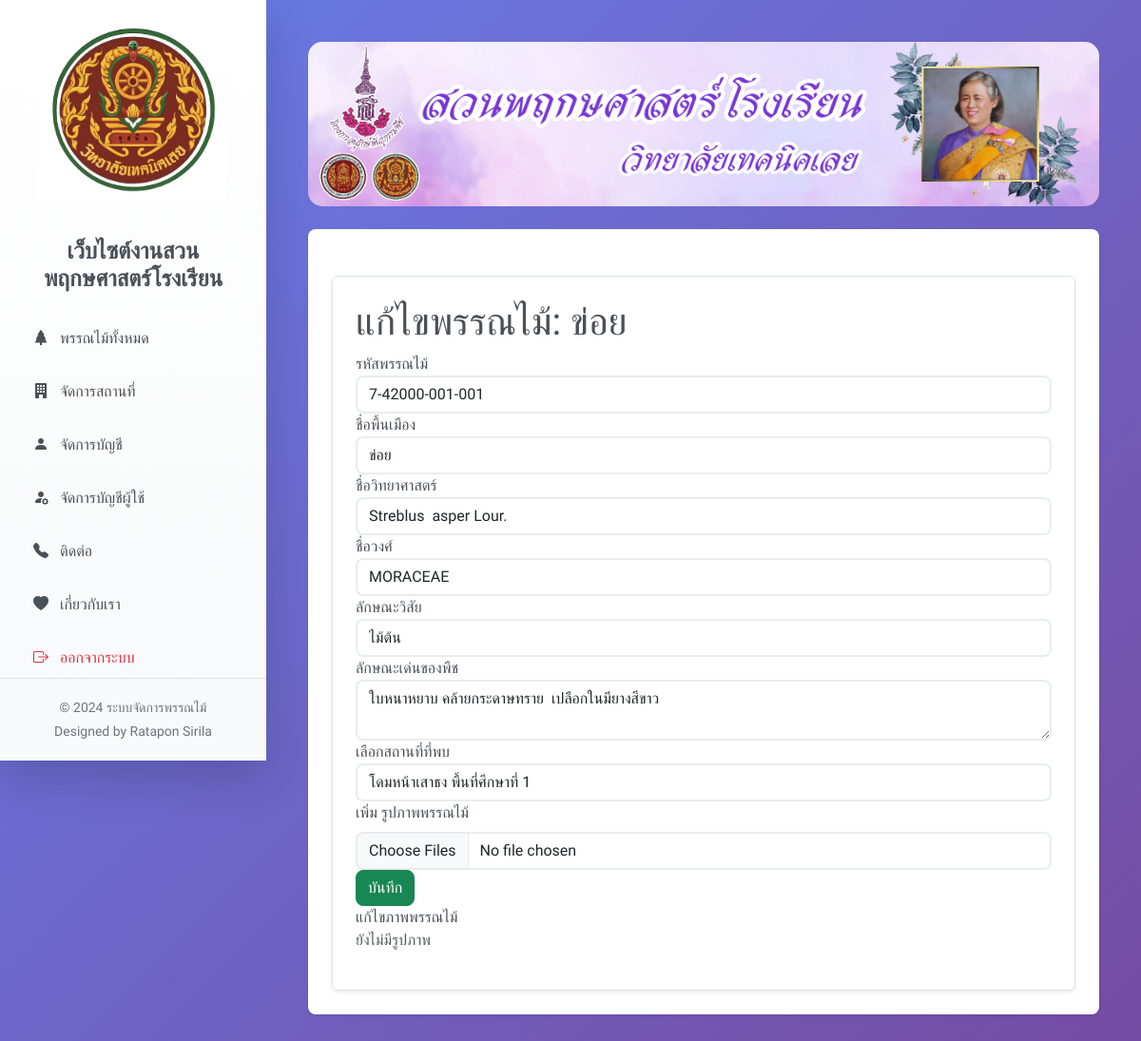
Page /edit/1 (signed in) on the earlier database version.
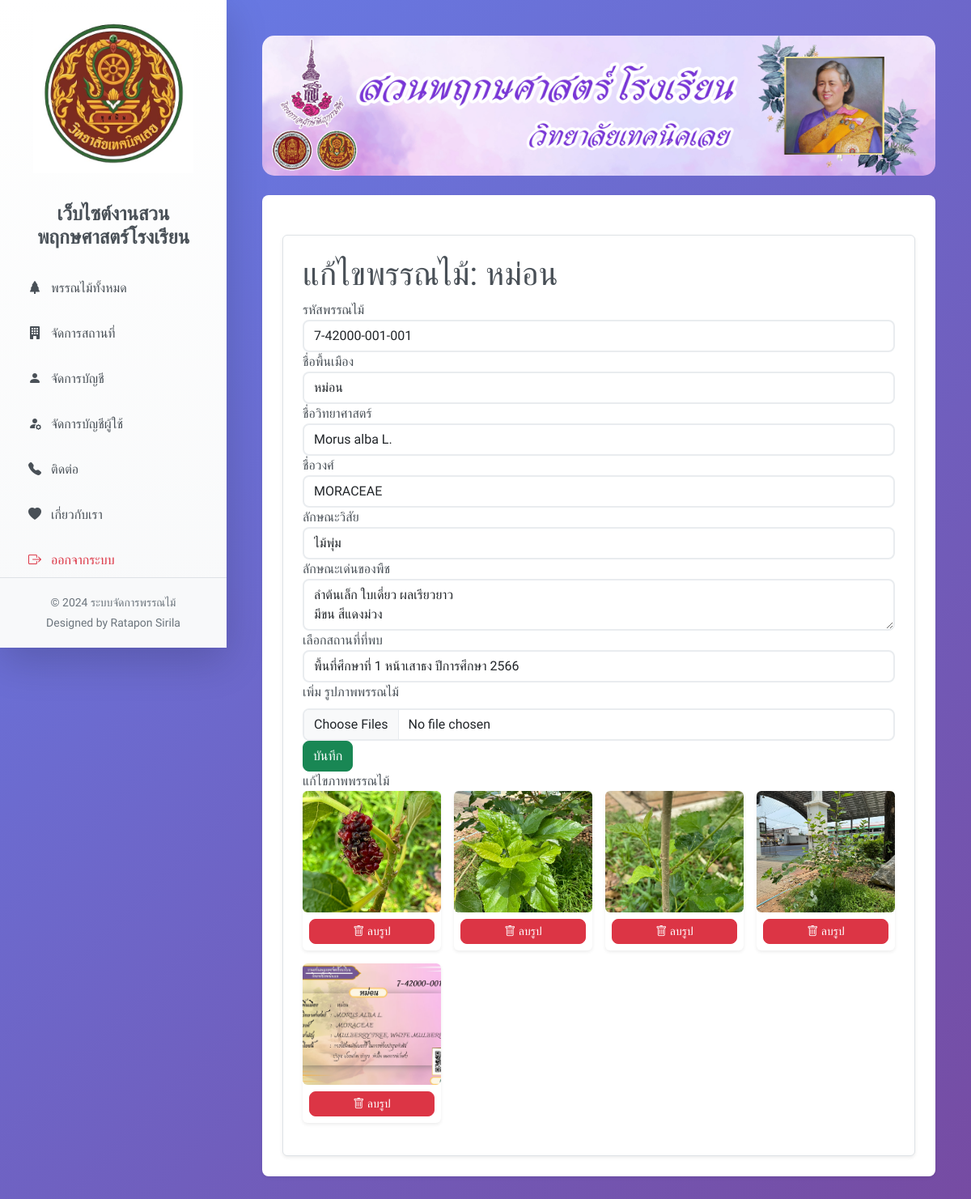
Same page on the later database version.
### app.py (models this page shows)
class Plant(db.Model):
    id = db.Column(db.Integer, primary_key=True)
    id_flower = db.Column(db.String(100), nullable=False)
    local_name = db.Column(db.String(50), nullable=False)
    scientific_name = db.Column(db.String(100), nullable=False)
    family = db.Column(db.String(50), nullable=False)
    habit = db.Column(db.String(50), nullable=False)
    characteristics = db.Column(db.Text, nullable=False)
    location_id = db.Column(db.Integer, db.ForeignKey('location.id'), nullable=False)
    location = db.relationship('Location', backref='plants', lazy=True)
    images = db.relationship('PlantImage', backref='plant', lazy=True, cascade="all, delete-orphan")

class Location(db.Model):
    id = db.Column(db.Integer, primary_key=True)
    location_name = db.Column(db.String(100), nullable=False)
    location_image = db.Column(db.String(200), nullable=True)

class PlantImage(db.Model):
    id = db.Column(db.Integer, primary_key=True)
    image_url = db.Column(db.String(200), nullable=False)
    plant_id = db.Column(db.Integer, db.ForeignKey('plant.id'), nullable=False)

### app.py (the view, shortened to what this page needs)
@app.route('/edit/<int:plant_id>', methods=['GET', 'POST'])
@login_required
def edit_plant(plant_id):
    plant = Plant.query.get_or_404(plant_id)
    locations = Location.query.all()
    return render_template('edit_plant.html', plant=plant, locations=locations)

### app.py (called while the page is built)
@login_manager.user_loader
def load_user(user_id):
    return User.query.get(int(user_id))

### templates/edit_plant.html (shortened to what this page needs)
{% extends "layout.html" %}
{% block content %}
<div class="container mt-4 p-4 border rounded shadow-sm" style="background-color: white;">
    <h1>แก้ไขพรรณไม้: {{ plant.local_name }}</h1>
    <form method="POST" enctype="multipart/form-data">
        <div class="form-group">
            <label for="id_flower">รหัสพรรณไม้</label>
            <input type="text" id="id_flower" name="id_flower" class="form-control" value="{{ plant.id_flower }}" required>
        </div>
        <div class="form-group">
            <label for="local_name">ชื่อพื้นเมือง</label>
            <input type="text" id="local_name" name="local_name" class="form-control" value="{{ plant.local_name }}" required>
        </div>
        <div class="form-group">
            <label for="scientific_name">ชื่อวิทยาศาสตร์</label>
            <input type="text" id="scientific_name" name="scientific_name" class="form-control" value="{{ plant.scientific_name }}" required>
        </div>
        <div class="form-group">
            <label for="family">ชื่อวงศ์</label>
            <input type="text" id="family" name="family" class="form-control" value="{{ plant.family }}" required>
        </div>
        <div class="form-group">
            <label for="habit">ลักษณะวิสัย</label>
            <input type="text" id="habit" name="habit" class="form-control" value="{{ plant.habit }}" required>
        </div>
        <div class="form-group">
            <label for="characteristics">ลักษณะเด่นของพืช</label>
            <textarea id="characteristics" name="characteristics" class="form-control" required>{{ plant.characteristics }}</textarea>
        </div>
        <div class="form-group">
            <label for="location">เลือกสถานที่ที่พบ</label>
            <select id="location" name="location" class="form-control" required>
                {% for location in locations %}
                    <option value="{{ location.id }}" {% if location.id == plant.location_id %}selected{% endif %}>
                        {{ location.location_name }}
                    </option>
                {% endfor %}
            </select>
        </div>
    <div class="form-group">
    <label>เพิ่ม รูปภาพพรรณไม้</label>
    <input type="file" class="form-control mt-2" name="images[]" id="images" multiple accept="image/*">
</div>
        <button type="submit" class="btn btn-success">บันทึก</button>
    </form>
    แก้ไขภาพพรรณไม้
    {% if plant.images|length > 0 %}
        <div class="row g-3 mb-3">
            {% for image in plant.images %}
                <div class="col-6 col-md-4 col-lg-3">
                    <div class="card border-0 shadow-sm">
                        <a href="{{ url_for('static', filename=image.image_url) }}" target="_blank">
                            <img src="{{ url_for('static', filename=image.image_url) }}"
                                 alt="{{ plant.local_name }}"
                                 class="card-img-top rounded"
                                 style="height: 150px; object-fit: cover;">
                        </a>
                        <div class="card-body text-center p-2">
                            <form action="{{ url_for('delete_plant_image', image_id=image.id, plant_id=plant.id) }}" method="POST" onsubmit="return confirm('คุณแน่ใจหรือไม่ว่าต้องการลบภาพนี้?');">
                                <button type="submit" class="btn btn-sm btn-danger w-100">
                                    <i class="bi bi-trash"></i> ลบรูป
                                </button>
                            </form>
                        </div>
                    </div>
                </div>
            {% endfor %}
        </div>
    {% else %}
        <p class="text-muted">ยังไม่มีรูปภาพ</p>
    {% endif %}
</div>
{% endblock %}

Differences in the rows shown:
changed Plant "MORACEAE": local_name "ข่อย" → "หม่อน"; scientific_name "Streblus asper Lour." → "Morus alba L."; habit "ไม้ต้น" → "ไม้พุ่ม"; characteristics "ใบหนาหยาบ คล้ายกระดาษทราย เปลือกในมียางสีขาว" → "ลำต้นเล็ก ใบเดี่ยว ผลเรียวยาว มีขน สีแดงม่วง"; location "โดมหน้าเสาธง พื้นที่ศึกษาที่ 1" → "พื้นที่ศึกษาที่ 1 หน้าเสาธง ปีการศึกษา 2566"
added PlantImage: image_url (picture)
added PlantImage: image_url (picture)
added PlantImage: image_url (picture)
added PlantImage: image_url (picture)
added PlantImage: image_url (picture)
Other differences:
text no longer shown: "ยังไม่มีรูปภาพ"
